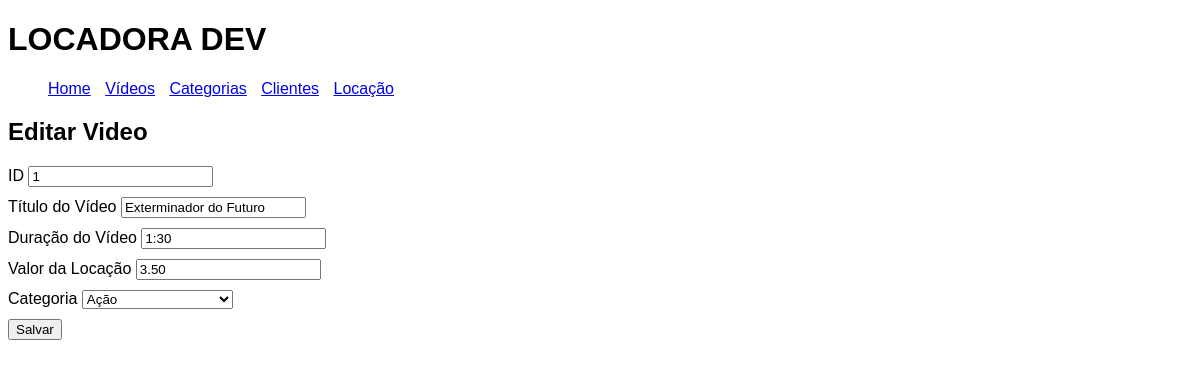
Page /index.php?menu=editar-videos&idFilme=1 on the committed database.
### tables this page shows
create table tbFilmes(
idFilme int NOT NULL AUTO_INCREMENT PRIMARY KEY,
tituloFilme varchar(100) NOT NULL,
duracaoFilme varchar(10) NOT NULL,
valorLocacao decimal(10,2)NOT NULL,
idCategoria int NOT NULL);

create table tbCategorias(
idCategoria int NOT NULL AUTO_INCREMENT PRIMARY KEY,
nomeCategoria varchar(30) NOT NULL);

### editar-videos.php (the view, shortened to what this page needs)
<?php
$idFilme = $_GET["idFilme"];
$sql = "SELECT * FROM tbfilmes WHERE idFilme = '{$idFilme}'";
$rs = mysqli_query($conexao, $sql) or die("Erro ao realizar a consulta. Erro: " . mysqli_error($conexao));
$dados = mysqli_fetch_assoc($rs);
?>
<h2>Editar Video</h2>
<form action="index.php?menu=atualizar-videos" method="post">
    <div>
        <label for="idFilme">ID</label>
        <input type="text" name="idFilme" id="idFilme" value="<?=$dados['idFilme']?>" readonly required>
    </div>
    <div>
        <label for="tituloFilme">Título do Vídeo</label>
        <input type="text" name="tituloFilme" id="tituloFilme" value="<?=$dados['tituloFilme']?>" required>
    </div>
    <div>
        <label for="duracaoFilme">Duração do Vídeo</label>
        <input type="text" name="duracaoFilme" id="duracaoFilme" value="<?=$dados['duracaoFilme']?>"  required>
    </div>
    <div>
        <label for="valorLocacao">Valor da Locação</label>
        <input type="text" name="valorLocacao" id="valorLocacao" value="<?=$dados['valorLocacao']?>"  required>
    </div>
    <div>
        <label for="idCategoria">Categoria</label>
        <select name="idCategoria" id="idCategoria" required>
            <?php
            $sql = "SELECT * FROM tbcategorias order by nomeCategoria ASC";
            $rs = mysqli_query($conexao, $sql);
            while ($dados2 = mysqli_fetch_assoc($rs)) {
            ?>
                <option <?php echo ($dados["idCategoria"] == $dados2["idCategoria"])?"selected":""?> value="<?= $dados2["idCategoria"] ?>"><?= $dados2["nomeCategoria"] ?></option>
            <?php
            }
            ?>
        </select>
    </div>
    <div>
        <button type="submit">Salvar</button>
    </div>
</form>

### css/estilo.css (style rules this page uses)
body { font-family: Arial, Helvetica, sans-serif; }
div { margin-bottom: 10px; }

### rows in the picture
tbfilmes: idFilme "1", tituloFilme "Exterminador do Futuro", duracaoFilme "1:30", valorLocacao "3.50", idCategoria "Ação"
